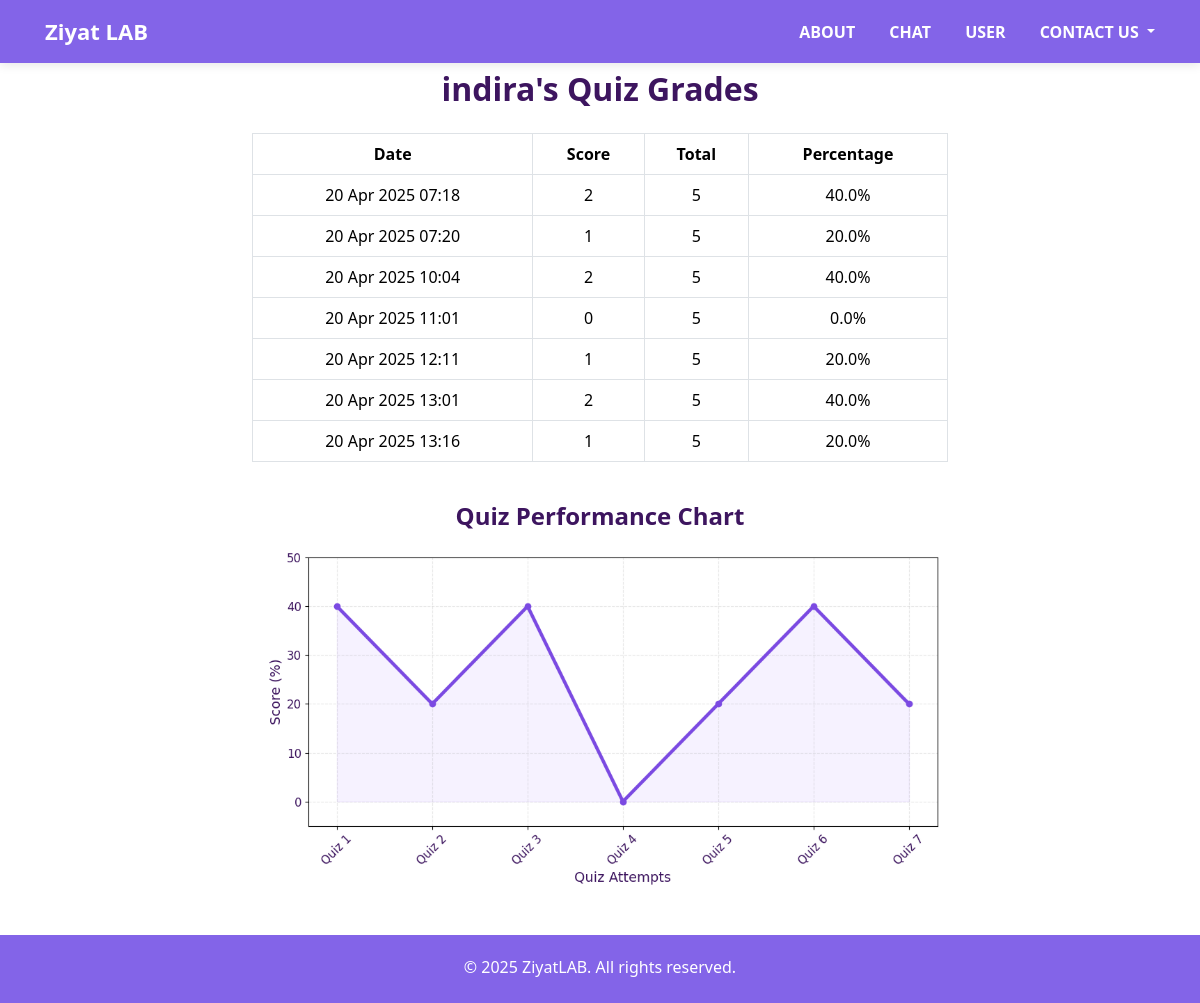
Page /grades/ (signed in) on the committed database.
### chatbot/models.py (models this page shows, shortened)
class Grade(models.Model):
    user = models.ForeignKey(User, on_delete=models.CASCADE)
    score = models.IntegerField()
    total = models.IntegerField()
    percentage = models.FloatField()
    created_at = models.DateTimeField(auto_now_add=True)

### chatbot/views.py (the view)
# urls.py: path('grades/', grades_view, name='grades'),
@login_required
def grades_view(request):
    grades = Grade.objects.filter(user=request.user).order_by('created_at')
    context = {'grades': grades}
    chart = None
    if grades.exists():
        labels = [f"Quiz {i+1}" for i in range(len(grades))]
        scores = [grade.percentage for grade in grades]
        plt.figure(figsize=(10, 5))
        plt.plot(labels, scores, marker='o', linestyle='-', color='#7B4AE2', linewidth=3.5)
        plt.fill_between(labels, scores, alpha=0.15, color='#c6a8ff')
        plt.xlabel("Quiz Attempts", fontsize=14, color='#3D155F')
        plt.ylabel("Score (%)", fontsize=14, color='#3D155F')
        plt.ylim(0, 110)
        plt.grid(True, linestyle='--', alpha=0.3)
        plt.xticks(rotation=45, fontsize=12, color='#3D155F')
        plt.yticks(fontsize=12, color='#3D155F')
        plt.tight_layout()
        min_score = min(scores)
        max_score = max(scores)
        y_min = max(0, min_score - 10) if min_score > 0 else -5
        y_max = min(100, max_score + 10) if max_score < 100 else 105
        plt.ylim(y_min, y_max)
        buffer = io.BytesIO()
        plt.savefig(buffer, format='png')
        buffer.seek(0)
        chart = base64.b64encode(buffer.read()).decode('utf-8')
        buffer.close()
        plt.close()
        plt.close()
    return render(request, 'grades.html', {'grades': grades, 'chart': chart})

### chatbot/templates/grades.html (shortened to what this page needs)
{% load static %}
<!DOCTYPE html>
<html lang="en">
<head>
    <link href="https://cdn.jsdelivr.net/npm/bootstrap@5.3.1/dist/css/bootstrap.min.css" rel="stylesheet">
</head>
<body>
    <div class="navbar">
        <a href="{% url 'main' %}" class="logo" style="text-decoration: none;">Ziyat LAB</a>
        <div>
            <a href="{% url 'about' %}">ABOUT</a>
            <a href="{% url 'home' %}">CHAT</a>
            <a href="{% url 'user' %}">USER</a>
            <div class="dropdown d-inline-block">
                <a
                  class="dropdown-toggle"
                  href="#"
                  id="contactDropdown"
                  role="button"
                  data-bs-toggle="dropdown"
                  aria-expanded="false"
                >
                  CONTACT US
                </a>
              </div>
        </div>
    </div>
    <div class="container">
        <h2 class="text-center">{{ user.username }}'s Quiz Grades</h2>
        {% if grades %}
        <table class="table table-bordered">
            <thead>
                <tr>
                    <th>Date</th>
                    <th>Score</th>
                    <th>Total</th>
                    <th>Percentage</th>
                </tr>
            </thead>
            <tbody>
                {% for grade in grades %}
                <tr>
                    <td>{{ grade.created_at|date:"d M Y H:i" }}</td>
                    <td>{{ grade.score }}</td>
                    <td>{{ grade.total }}</td>
                    <td>{{ grade.percentage }}%</td>
                </tr>
                {% endfor %}
            </tbody>
        </table>
        {% else %}
            <p class="no-grades text-center">You haven't completed any quizzes yet.</p>
        {% endif %}
        {% if chart %}
        <div class="chart-container text-center">
            <h4 class="mb-3">Quiz Performance Chart</h4>
            <img alt="Quiz Chart" style="max-width: 100%; border-radius: 12px;">
        </div>
        {% endif %}
    </div>
<footer class="footer">
  <div class="container-fluid">
    <p class="mb-1" style=" text-align: center;">© 2025 ZiyatLAB. All rights reserved.</p>
  </div>
</footer>
</body>
</html>

### rows in the picture
Grade: created_at "20 Apr 2025 07:18", score "2", total "5", percentage "40.0"
Grade: created_at "20 Apr 2025 07:20", score "1", total "5", percentage "20.0"
Grade: created_at "20 Apr 2025 10:04", score "2", total "5", percentage "40.0"
Grade: created_at "20 Apr 2025 11:01", score "0", total "5", percentage "0.0"
Grade: created_at "20 Apr 2025 12:11", score "1", total "5", percentage "20.0"
Grade: created_at "20 Apr 2025 13:01", score "2", total "5", percentage "40.0"
Grade: created_at "20 Apr 2025 13:16", score "1", total "5", percentage "20.0"

### other values in the picture
{{ user.username }} "indira"
